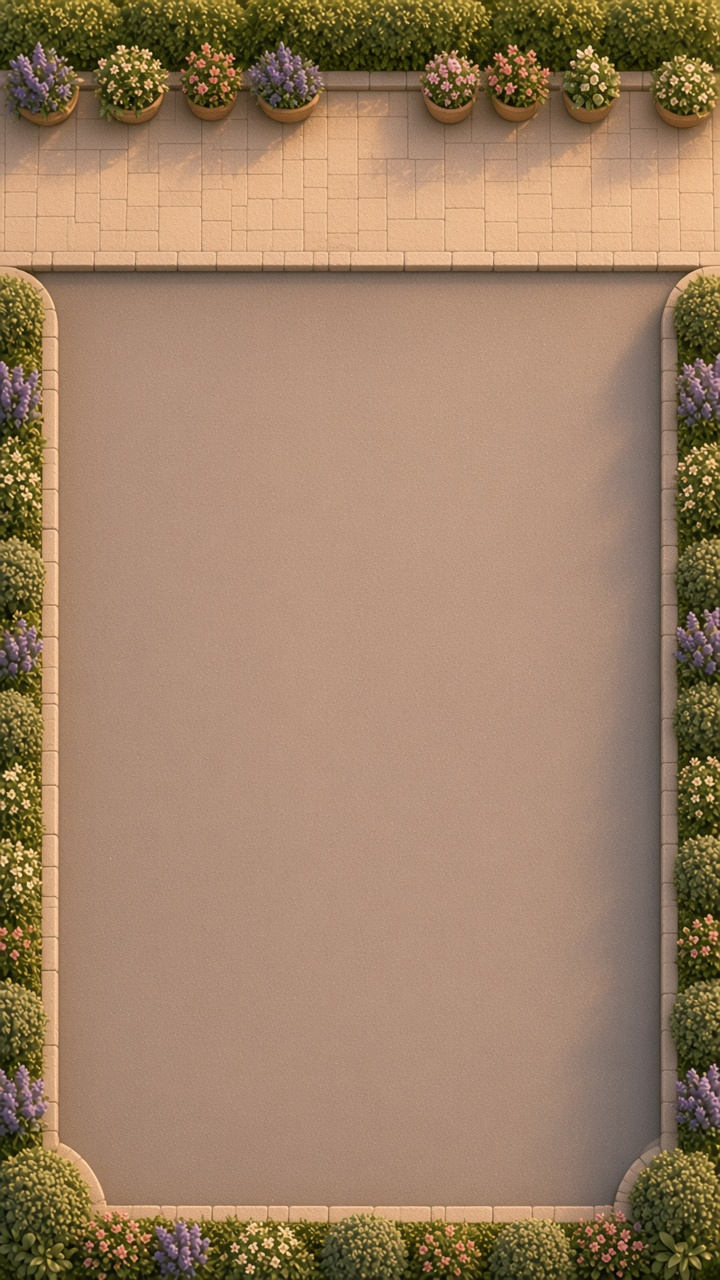
#> input picture duihao-fache/v2/assets/raw/bg-play.jpg, 720 x 1280 px
$ python bg.py
#> lines starting #> are read from the running program, lines starting #| are printed output that depends on the picture; long printed decimals are rounded
from PIL import Image
src=Image.open('../assets/raw/bg-play.jpg'); SW,SH=src.size; W=780;H=1688
#> further down, src is the input picture: PIL image 720x1280 RGB; mean R, G, B 157.9, 129.1, 102.1
#> after `SW, SH = src.size`: SW = 720; SH = 1280
s=W/SW
#> s = 1.08
a=round(SH*232/1024); b=round(SH*930/1024)
#> after `a = round(SH * 232 / 1024)`: a = 290
#> after `b = round(SH * 930 / 1024)`: b = 1162
top=src.crop((0,0,SW,a)).resize((W,round(a*s)),Image.LANCZOS)
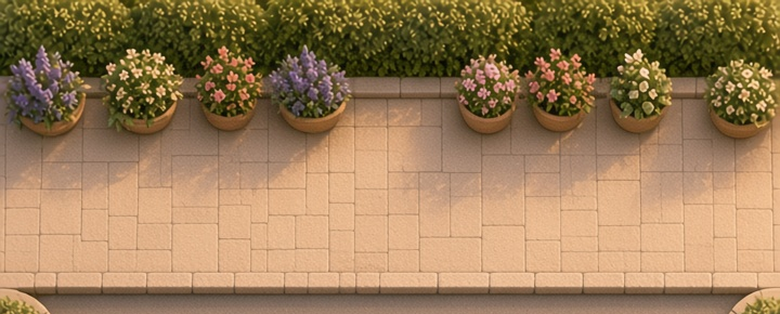
#> top: PIL image 780x314 RGB; mean R, G, B 155.2, 125.1, 88.1
bot=src.crop((0,b,SW,SH)).resize((W,round((SH-b)*s)),Image.LANCZOS)
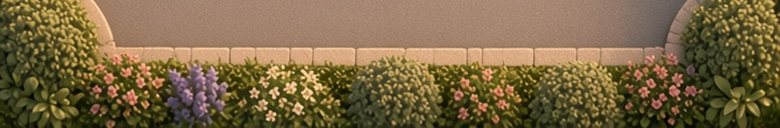
#> bot: PIL image 780x128 RGB; mean R, G, B 123.1, 102.9, 67.8
mh=H-top.height-bot.height
#> mh = 1246
mid=src.crop((0,a,SW,b)).resize((W,mh),Image.LANCZOS)
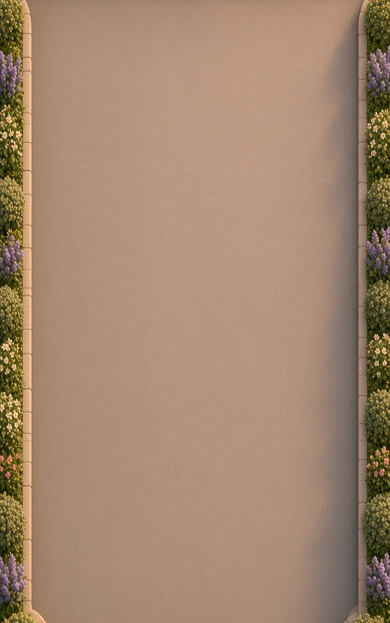
#> mid: PIL image 780x1246 RGB (shown at 1/2 size); mean R, G, B 163.5, 134, 111.5
out=Image.new('RGB',(W,H)); out.paste(top,(0,0)); out.paste(mid,(0,top.height)); out.paste(bot,(0,top.height+mh))
#> after `out = Image.new('RGB', (W, H))`: out: PIL image 780x1688 RGB; every value is 0
#> after `out.paste(top, (0, 0))`:
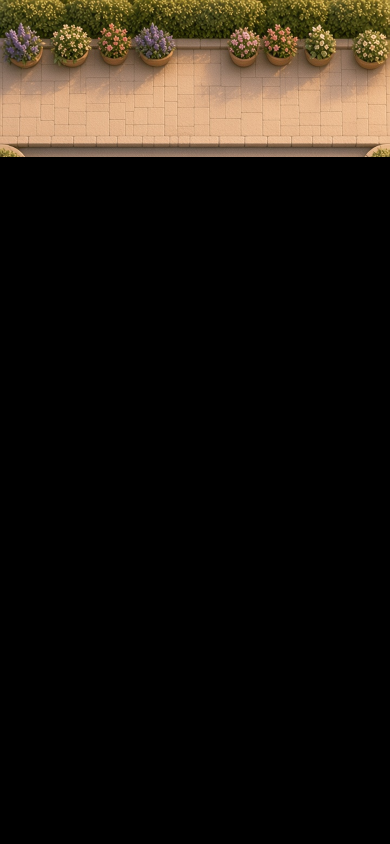
#> out: PIL image 780x1688 RGB (shown at 1/2 size); mean R, G, B 28.9, 23.3, 16.4
#> after `out.paste(mid, (0, top.height))`:
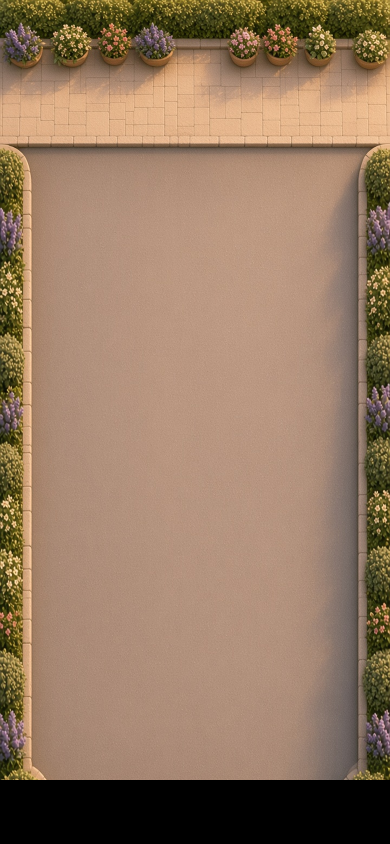
#> out: PIL image 780x1688 RGB (shown at 1/2 size); mean R, G, B 149.6, 122.2, 98.7
#> after `out.paste(bot, (0, top.height + mh))`:
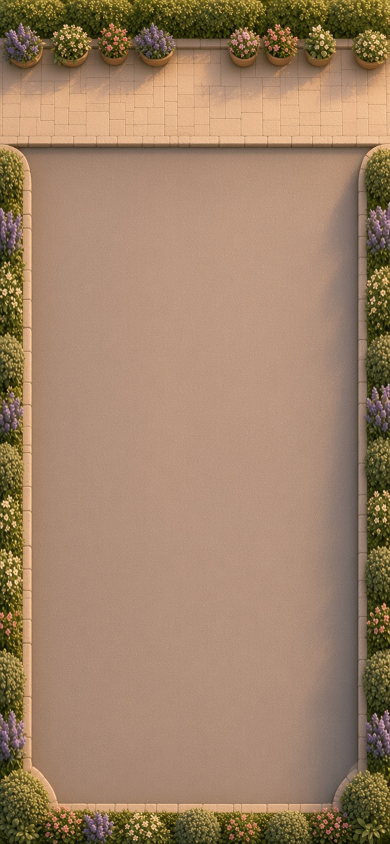
#> out: PIL image 780x1688 RGB (shown at 1/2 size); mean R, G, B 158.9, 130, 103.8
out.save('../assets/bg-play.jpg',quality=88); print(top.height/2, (top.height+mh)/2, mh/(b-a)/s)
#| 157.0 780.0 1.319
